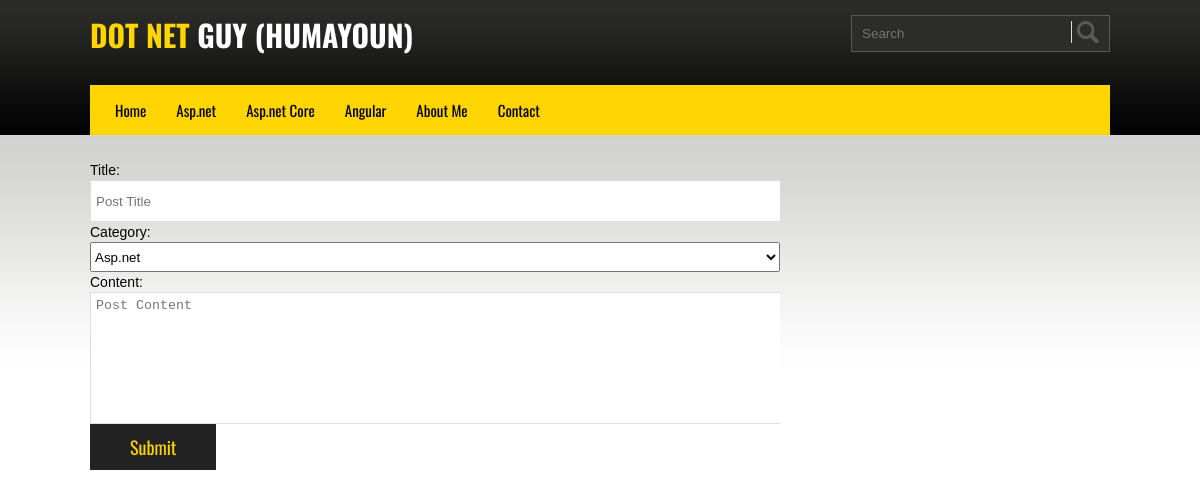
The app's page /post_content.php (signed in) with its own data.
### tables this page shows
CREATE TABLE `category` (
  `categoryid` int(11) NOT NULL,
  `category_name` varchar(255) NOT NULL
);

### post_content.php (the view, shortened to what this page needs)
<?php include('header.php') ?>
<div class="post_content">
    <form action="<?php echo htmlspecialchars($_SERVER['PHP_SELF']);
            ?>" method="post">
        <p>Title: <input type="text" class="wpcf7-text" name="title" placeholder="Post Title" /></p>
        <p> Category:
            <select name="category">
                <?php
            $sql = "SELECT categoryid, category_name FROM category";
            $result = $conn->query($sql);
            if ($result->num_rows > 0) {
                while($row = $result->fetch_assoc()) {
                    echo "<option value = '{$row['categoryid']}' >". $row['category_name'] ."</option>";
                }
            }
            ?>
            </select>
        </p>
        <p>Content: <textarea class="wpcf7-textarea" name="content" placeholder="Post Content"></textarea></p>
        <p><input type="Submit" class="wpcf7-submit" name="submit" value="Submit" /></p>
    </form>
</div>
</div>
</div>
</section>
</body>
</html>

### header.php (shortened to what this page needs)
<?php
$cn = new Configuration();
$conn = $cn->getConnection();
?>
<!DOCTYPE html
    PUBLIC "-//W3C//DTD XHTML 1.0 Transitional//EN" "http://www.w3.org/TR/xhtml1/DTD/xhtml1-transitional.dtd">
<html xmlns="http://www.w3.org/1999/xhtml" lang="en">
<head>
    <link rel="stylesheet" type="text/css" href="css/tooltipster.css" />
    <link href="css/pgwslider.css" rel="stylesheet">
    <link rel="stylesheet" href="css/font-awesome.min.css">
    <link href="style.css" rel="stylesheet" media="screen">
    <link href="responsive.css" rel="stylesheet" media="screen">
</head>
<body>
    <section id="header_area">
        <div class="wrapper header">
            <div class="clearfix header_top">
                <div class="clearfix logo floatleft">
                    <a href="index.php">
                        <h1><span>Dot Net</span> Guy (Humayoun)</h1>
                    </a>
                </div>
                <div class="clearfix search floatright">
                    <form>
                        <input type="text" placeholder="Search" />
                        <input type="submit" />
                    </form>
                </div>
            </div>
            <div class="header_bottom">
                <nav>
                    <ul id="nav">
                        <li><a href="index.php">Home</a></li>
                        <?php
            			$sql = "SELECT categoryid, category_name FROM category";
            			$result = $conn->query($sql);
            			if ($result->num_rows > 0) {
                			while($row = $result->fetch_assoc()) {
								echo "<li><a href='index.php?cat={$row['category_name']}'>{$row['category_name']}</a></li>";
                			}
            			}
            			?>
                        <li><a href="works.php">About Me</a></li>
                        <li><a href="contact.php">Contact</a></li>
                    </ul>
                </nav>
            </div>
        </div>
    </section>
    <section id="content_area">
        <div class="clearfix wrapper main_content_area">
            <div class="clearfix main_content floatleft">

### style.css (style rules this page uses)
* { margin:0;padding:0 }
body { font-family:Arial; font-size:14px;line-height:20px }
a { text-decoration:none;color:#000; }
input[type=text],input[type=password],input[type=submit],textarea { border:1px solid #ddd;padding:5px;outline:0; }
h1,h2,h3,h4,h5,h6 { font-weight:normal;margin:0 0 15px;font-family: 'Oswald', sans-serif; }
.floatleft { float:left }
.floatright { float:right }
.wrapper { width:1020px;display:block;margin:0 auto }
.clearfix { overflow:hidden }
ul,ol { margin:0;padding:0;list-style:none; }
#header_area { background: url("images/header_bg.png") repeat-x scroll 0 0 #000; }
#content_area { background: url("images/body_top_bg.png") repeat-x scroll center top #fff; padding-top: 25px; }
.header_top { padding: 15px 0; }
.logo a h1 { color: #fff; font-family: oswald; font-size: 30px; font-weight: bold; line-height: 40px; text-transform: uppercase; }
.logo a h1 span { color: #ffd500; }
.search { background: none repeat scroll 0 0 #2c2c2b; border: 1px solid #595957; padding: 5px; }
.search input[type="text"] { background: none; border: none; outline: 0; color: #999; width: 200px; }
.search input[type="submit"] { -moz-border-bottom-colors: none; -moz-border-left-colors: none; -moz-border-right-colors: none; -moz-border-top-colors: none; background: url("images/search.png") no-repeat scroll 5px 0px rgba(0, 0, 0, 0); border-color: -moz-use-text-color -moz-use-text-color -moz-use-text-color #595957; border-image: none; border-style: none none none solid; border-width: medium medium medium 1px; cursor: pointer; height: 22px; padding-left: 5px; text-indent: -99999px; width: 33px; }
.header_bottom { background: none repeat scroll 0 0 #ffd500; min-height: 30px; padding: 10px; }
.header_bottom ul { list-style: none outside none; margin: 0; padding: 0; }
.header_bottom ul li { float: left;position:relative; }
.header_bottom ul li a { display: block; font-family: oswald; font-size: 15px; padding: 5px 15px; }
.main_content { width: 690px; margin-right: 10px; }
.post_content form input.wpcf7-text, .post_content form select { width: 100%;height: 30px; }
.post_content form textarea { width: 100%;min-height: 120px; }
.post_content form input.wpcf7-submit { background: #222222; border: medium none; color: #FFD500; cursor: pointer; font-size: 18px; padding: 10px 40px; font-family: oswald; }

### records on screen
category: category_name "Asp.net"
category: category_name "Asp.net Core"
category: category_name "Angular"

### other values on screen
form field category "Asp.net"
